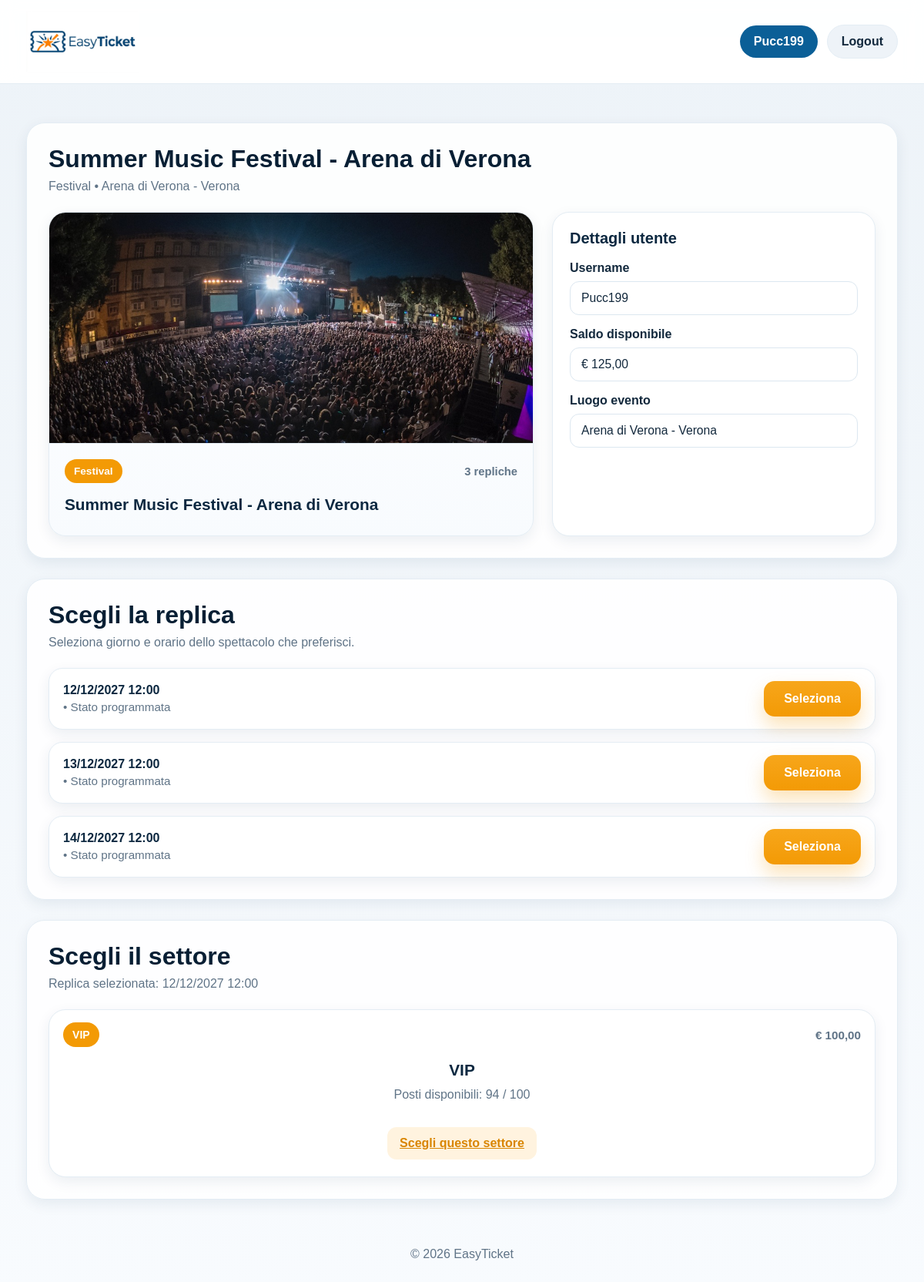
Page /evento.php?id=1 (signed in) on the committed database.
### tables this page shows
CREATE TABLE `evento` (
  `id` int NOT NULL,
  `titolo` varchar(120) NOT NULL,
  `descrizione` text,
  `id_categoria` int NOT NULL,
  `id_luogo` int NOT NULL,
  `immagine` varchar(255) DEFAULT NULL,
  `stato` enum('programmato','annullato','completato') NOT NULL DEFAULT 'programmato'
);

CREATE TABLE `categoria` (
  `id` int NOT NULL,
  `nome` varchar(50) NOT NULL,
  `descrizione` varchar(255) DEFAULT NULL
);

CREATE TABLE `luogo` (
  `id` int NOT NULL,
  `nome` varchar(100) NOT NULL,
  `tipo` varchar(50) NOT NULL,
  `citta` varchar(100) NOT NULL,
  `indirizzo` varchar(150) DEFAULT NULL,
  `capienza` int NOT NULL
);

CREATE TABLE `utente` (
  `id` int NOT NULL,
  `nome` varchar(50) NOT NULL,
  `cognome` varchar(50) NOT NULL,
  `data_nascita` date NOT NULL,
  `username` varchar(50) NOT NULL,
  `password` varchar(255) NOT NULL,
  `id_ruolo` int NOT NULL,
  `saldo` decimal(10,2) NOT NULL DEFAULT '0.00'
);

CREATE TABLE `replica_evento` (
  `id` int NOT NULL,
  `id_evento` int NOT NULL,
  `data_ora_inizio` datetime NOT NULL,
  `data_ora_fine` datetime DEFAULT NULL,
  `stato` enum('programmata','annullata','completata') NOT NULL DEFAULT 'programmata'
);

CREATE TABLE `evento_settore` (
  `id` int NOT NULL,
  `id_replica_evento` int NOT NULL,
  `id_evento` int NOT NULL,
  `id_settore` int NOT NULL,
  `prezzo` decimal(10,2) NOT NULL,
  `posti_totali` int NOT NULL,
  `posti_disponibili` int NOT NULL
);

CREATE TABLE `settore` (
  `id` int NOT NULL,
  `nome` varchar(50) NOT NULL,
  `descrizione` varchar(255) DEFAULT NULL
);

### evento.php (the view, shortened to what this page needs)
<?php
require_once 'init.php';
$username = $_SESSION['username'] ?? 'Utente';
$id_evento = (int)($_GET['id'] ?? 0);
function getUserData(PDO $pdo, string $username): ?array {
    $stmt = $pdo->prepare('SELECT id, username, saldo FROM utente WHERE username = ? LIMIT 1');
    $stmt->execute([$username]);
    $user = $stmt->fetch();
    return $user ?: null;
}
function getEventoDettaglio(PDO $pdo, int $id_evento): ?array {
    $sql = "SELECT e.id, e.titolo, e.descrizione, e.immagine, e.stato,
                   c.nome AS categoria,
                   l.nome AS luogo,
                   l.citta,
                   MIN(r.data_ora_inizio) AS data_evento
            FROM evento e
            JOIN categoria c ON e.id_categoria = c.id
            JOIN luogo l ON e.id_luogo = l.id
            LEFT JOIN replica_evento r ON r.id_evento = e.id
            WHERE e.id = ?
            GROUP BY e.id, e.titolo, e.descrizione, e.immagine, e.stato, c.nome, l.nome, l.citta
            LIMIT 1";
    $stmt = $pdo->prepare($sql);
    $stmt->execute([$id_evento]);
    $evento = $stmt->fetch();
    return $evento ?: null;
}
function getReplicheEvento(PDO $pdo, int $id_evento): array {
    $sql = 'SELECT id, data_ora_inizio, data_ora_fine, stato FROM replica_evento WHERE id_evento = ? ORDER BY data_ora_inizio ASC';
    $stmt = $pdo->prepare($sql);
    $stmt->execute([$id_evento]);
    return $stmt->fetchAll();
}
function getSettoriReplica(PDO $pdo, int $id_replica): array {
    $sql = "SELECT es.id, es.id_evento, es.id_replica_evento, es.id_settore,
                   es.prezzo, es.posti_totali, es.posti_disponibili,
                   s.nome AS nome_settore
            FROM evento_settore es
            JOIN settore s ON es.id_settore = s.id
            WHERE es.id_replica_evento = ?
            ORDER BY es.prezzo ASC, s.nome ASC";
    $stmt = $pdo->prepare($sql);
    $stmt->execute([$id_replica]);
    return $stmt->fetchAll();
}
function formatDataReplica(?string $datetime): string {
    return date('d/m/Y H:i', strtotime($datetime));
}
$user = getUserData($pdo, $username);
$evento = getEventoDettaglio($pdo, $id_evento);
$repliche = getReplicheEvento($pdo, $id_evento);
$id_replica = (int)($_GET['replica'] ?? 0);
if ($id_replica === 0 && !empty($repliche)) {
    $id_replica = (int)$repliche[0]['id'];
}
$replicaSelezionata = null;
foreach ($repliche as $replica) {
    if ((int)$replica['id'] === $id_replica) {
        $replicaSelezionata = $replica;
        break;
    }
}
$settori = [];
if ($id_replica > 0) {
    $settori = getSettoriReplica($pdo, $id_replica);
}
?>
<!DOCTYPE html>
<html lang="it">
<head>
    <link rel="stylesheet" href="css/style1.css?v=40">
</head>
<body>
    <header class="site-header">
        <div class="header-inner">
            <a href="home.php" class="brand">
                <img src="img/logo_sito.png" alt="Logo EasyTicket">
            </a>
            <nav class="user-nav">
                <?php if (isset($_SESSION['ruolo']) && (int)$_SESSION['ruolo'] === 1): ?>
                    <a href="admin_dashboard.php" class="user-pill primary-pill">admin</a>
                <?php else: ?>
                    <a href="User_dashboard.php" class="user-pill primary-pill"><?php echo htmlspecialchars($username); ?></a>
                <?php endif; ?>
                <a href="logout.php" class="user-pill secondary-pill">Logout</a>
            </nav>
        </div>
    </header>
    <main class="page-shell">
        <section class="section-block">
            <div class="section-heading">
                <h2><?php echo htmlspecialchars($evento['titolo']); ?></h2>
                <p>
                    <?php echo htmlspecialchars($evento['categoria']); ?>
                    •
                    <?php echo htmlspecialchars($evento['luogo']); ?>
                    <?php if (!empty($evento['citta'])): ?>
                        - <?php echo htmlspecialchars($evento['citta']); ?>
                    <?php endif; ?>
                </p>
            </div>
            <div class="admin-grid" style="margin-top: 24px;">
                <div class="admin-preview-card">
                    <div class="admin-preview-image" style="height: 300px;">
                        <?php if (!empty($evento['immagine'])): ?>
                            <img src="<?php echo htmlspecialchars($evento['immagine']); ?>" alt="<?php echo htmlspecialchars($evento['titolo']); ?>">
                        <?php else: ?>
                            <img src="img/evento-default.png" alt="Evento">
                        <?php endif; ?>
                    </div>
                    <div class="admin-preview-body">
                        <div class="admin-preview-top">
                            <span class="admin-preview-badge"><?php echo htmlspecialchars($evento['categoria']); ?></span>
                            <span class="admin-preview-date"><?php echo count($repliche); ?> repliche</span>
                        </div>
                        <h4><?php echo htmlspecialchars($evento['titolo']); ?></h4>
                    </div>
                </div>
                <div class="admin-card">
                    <h3>Dettagli utente</h3>
                    <div class="admin-form-group">
                        <label>Username</label>
                        <input type="text" value="<?php echo htmlspecialchars($user['username']); ?>" readonly>
                    </div>
                    <div class="admin-form-group">
                        <label>Saldo disponibile</label>
                        <input type="text" value="€ <?php echo number_format((float)$user['saldo'], 2, ',', '.'); ?>" readonly>
                    </div>
                    <div class="admin-form-group">
                        <label>Luogo evento</label>
                        <input type="text" value="<?php echo htmlspecialchars($evento['luogo'] . (!empty($evento['citta']) ? ' - ' . $evento['citta'] : '')); ?>" readonly>
                    </div>
                </div>
            </div>
        </section>
        <section class="section-block">
            <div class="section-heading">
                <h2>Scegli la replica</h2>
                <p>Seleziona giorno e orario dello spettacolo che preferisci.</p>
            </div>
            <?php if (empty($repliche)): ?>
                <div class="empty-state">
                    <h3>Nessuna replica disponibile</h3>
                    <p>Questo evento non ha ancora date prenotabili.</p>
                </div>
            <?php else: ?>
                <div class="admin-list">
                    <?php foreach ($repliche as $replica): ?>
                        <div class="admin-list-item">
                            <div>
                                <strong><?php echo formatDataReplica($replica['data_ora_inizio']); ?></strong>
                                <span>
                                    <?php if (!empty($replica['data_ora_fine'])): ?>
                                        • Fine <?php echo formatDataReplica($replica['data_ora_fine']); ?>
                                    <?php else: ?>
                                        • Stato <?php echo htmlspecialchars($replica['stato']); ?>
                                    <?php endif; ?>
                                </span>
                            </div>
                            <div>
                                <a class="hero-cta" href="evento.php?id=<?php echo $id_evento; ?>&replica=<?php echo (int)$replica['id']; ?>">
                                    Seleziona
                                </a>
                            </div>
                        </div>
                    <?php endforeach; ?>
                </div>
            <?php endif; ?>
        </section>
        <?php if (!empty($settori)): ?>
            <section class="section-block">
                <div class="section-heading">
                    <h2>Scegli il settore</h2>
                    <p>
                        Replica selezionata:
                        <?php echo $replicaSelezionata ? formatDataReplica($replicaSelezionata['data_ora_inizio']) : 'Nessuna replica selezionata'; ?>
                    </p>
                </div>
                <div class="matches-grid">
                    <?php foreach ($settori as $settore): ?>
                        <div class="match-card">
                            <div class="match-card-top">
                                <span class="match-badge"><?php echo htmlspecialchars($settore['nome_settore']); ?></span>
                                <span class="match-date">€ <?php echo number_format((float)$settore['prezzo'], 2, ',', '.'); ?></span>
                            </div>
                            <div class="match-details" style="padding-top: 18px;">
                                <h3><?php echo htmlspecialchars($settore['nome_settore']); ?></h3>
                                <p>Posti disponibili: <?php echo (int)$settore['posti_disponibili']; ?> / <?php echo (int)$settore['posti_totali']; ?></p>
                            </div>
                            <div class="match-card-bottom">
                                <a class="match-action" href="evento.php?id=<?php echo $id_evento; ?>&replica=<?php echo $id_replica; ?>&settore=<?php echo (int)$settore['id']; ?>">
                                    Scegli questo settore
                                </a>
                            </div>
                        </div>
                    <?php endforeach; ?>
                </div>
            </section>
        <?php endif; ?>
    </main>
    <footer class="site-footer">
        <p>&copy; 2026 EasyTicket</p>
    </footer>
</body>
</html>

### rows in the picture
evento: titolo "Summer Music Festival - Arena di Verona", id_categoria.nome "Festival", id_luogo.nome "Arena di Verona", id_luogo.citta "Verona", immagine (picture), id_luogo.citta "Arena di Verona - Verona"
utente: username "Pucc199", saldo "€ 125,00"
replica_evento: data_ora_inizio "12/12/2027 12:00", stato "programmata"
replica_evento: data_ora_inizio "13/12/2027 12:00", stato "programmata"
replica_evento: data_ora_inizio "14/12/2027 12:00", stato "programmata"
evento_settore: id_settore.nome "VIP", prezzo "100,00", posti_disponibili "94", posti_totali "100"

### other values in the picture
$username "Pucc199"
count($repliche) "3"
